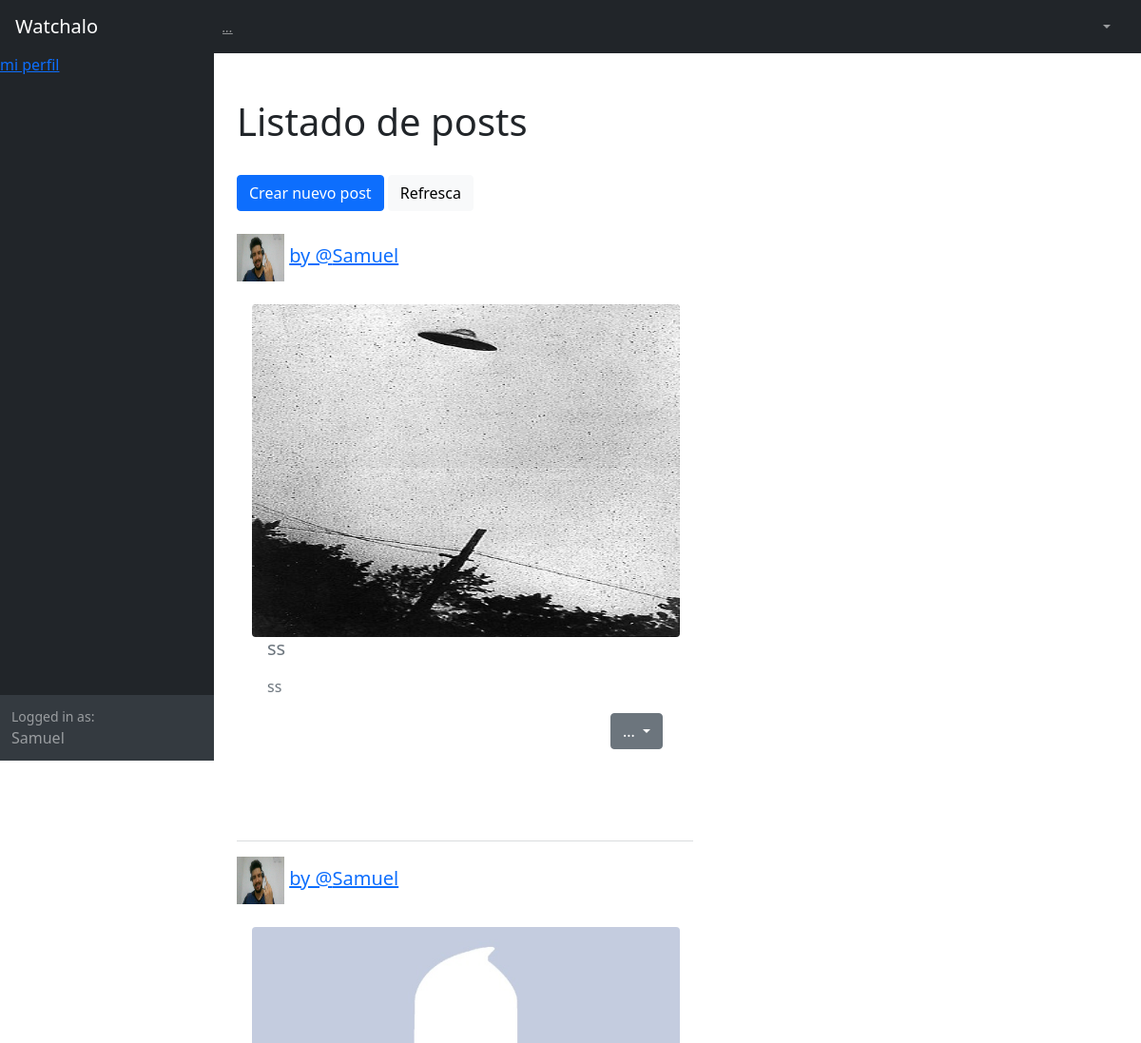
The app's page /Aplicacion1/Inicio/ (signed in, upper part), older data.
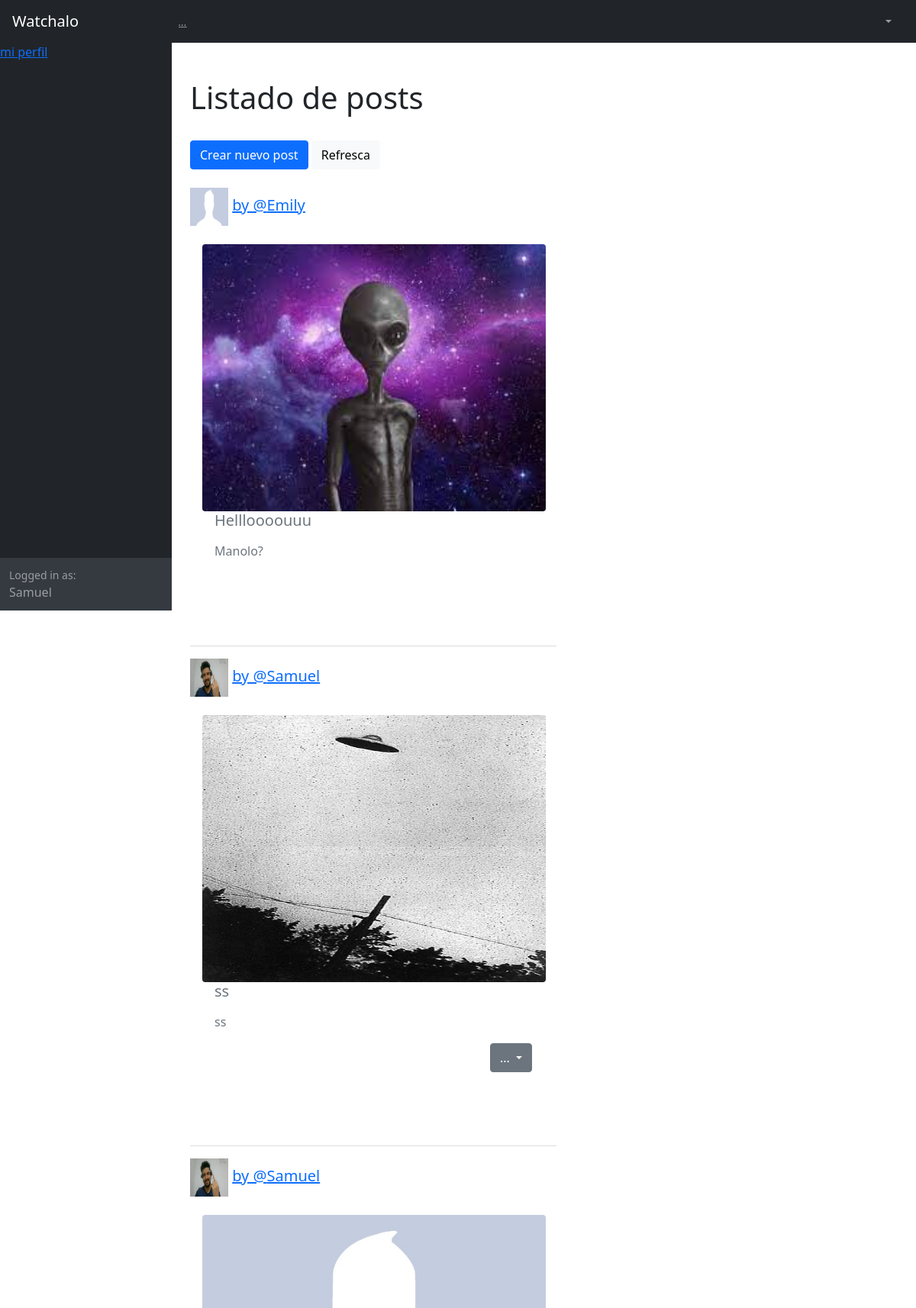
The same page, newer data.
### Aplicacion1/models.py (models this page shows, shortened)
class Post(models.Model):
    nombrePost = models.CharField(max_length=50)
    CuerpoPost = RichTextField(blank = True, null = True, max_length=5000)
    fechaPublicacion = models.DateTimeField(auto_now_add=True)
    user = models.ForeignKey(User,blank=True,null=True, on_delete=models.CASCADE, related_name = "posts")
    imagen = models.ImageField(blank = True, null = True, upload_to="images/", verbose_name="Subir imagen")

class Perfil(models.Model):
    user = models.OneToOneField(User, blank=True,null=True,on_delete=models.CASCADE)
    perfilImagen = models.ImageField(default='default_perfil.jpg')

### Aplicacion1/views.py (the view)
# urls.py: path('Inicio/', Inicio.as_view(), name='Inicio'),
class Inicio(LoginRequiredMixin,ListView):
    model = Post
    queryset = Post.objects.all().order_by('-fechaPublicacion')
    template_name = 'Aplicacion1/Inicio.html'

### Aplicacion1/templates/Aplicacion1/Inicio.html (shortened to what this page needs)
{% extends "Aplicacion1/Padre.html" %}
{% load static %}
{% block seccion_nombre %}
<h1>Listado de posts
</h1>
<br>
<a href="{% url 'Aplicacion1:PostCrear' %}"><button type="button" class="btn btn-primary">Crear nuevo post</button></a>
<a href="{% url 'Aplicacion1:Inicio' %}"><button type="button" class="btn btn-light">Refresca</button></a>
<br>
<br>
{% endblock %}
{% block cuerpo %}
{% for posts in object_list %}
<h5><img src="{{posts.user.perfil.perfilImagen.url }}" alt="" width="50" height="50" > <a href="{% url 'Aplicacion1:perfil' posts.user.username %}"> by @{{ posts.user.username}} </a></h5>
<div class="card-body" style="width: 30rem;" >
    {% if posts.imagen %}
      <img src="{{ posts.imagen.url }}" class="rounded float-start" alt="..."width="450" height="350">
    {% endif %}
    <div class="card-body">
      <h5 class="card-title">{{ posts.nombrePost }}</h5>
      <p class="card-text">{{ posts.CuerpoPost |safe}}</p>
      <div style="text-align: right">
        {% if user.id == posts.user.id %}
        <div class="dropdown">
            <a class="btn btn-secondary dropdown-toggle" href="#" role="button" id="dropdownMenuLink" data-bs-toggle="dropdown" aria-expanded="false">
              ...
            </a>
          </div>
          {% endif %}
    </div>
    </div>
  </div>
<br>
<br>
<hr>
{% endfor %}
{% endblock %}

Row changes from the older to the newer data that the page shows:
added Post: user.perfil.perfilImagen (placeholder picture), user.username "Emily", imagen (picture), nombrePost "Hellloooouuu", CuerpoPost "Manolo?"
